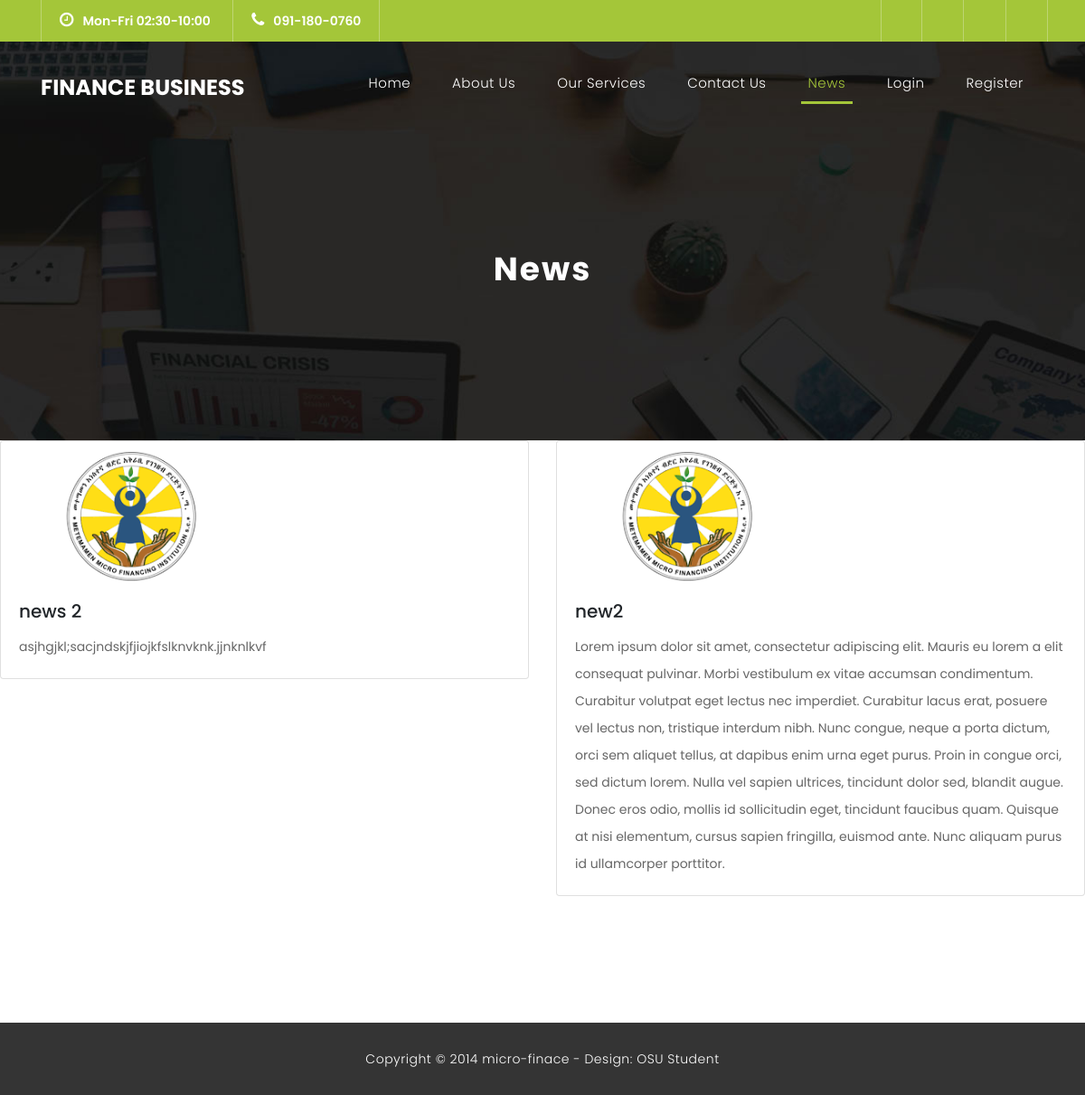
Before: /bb/news.php with the older database file.
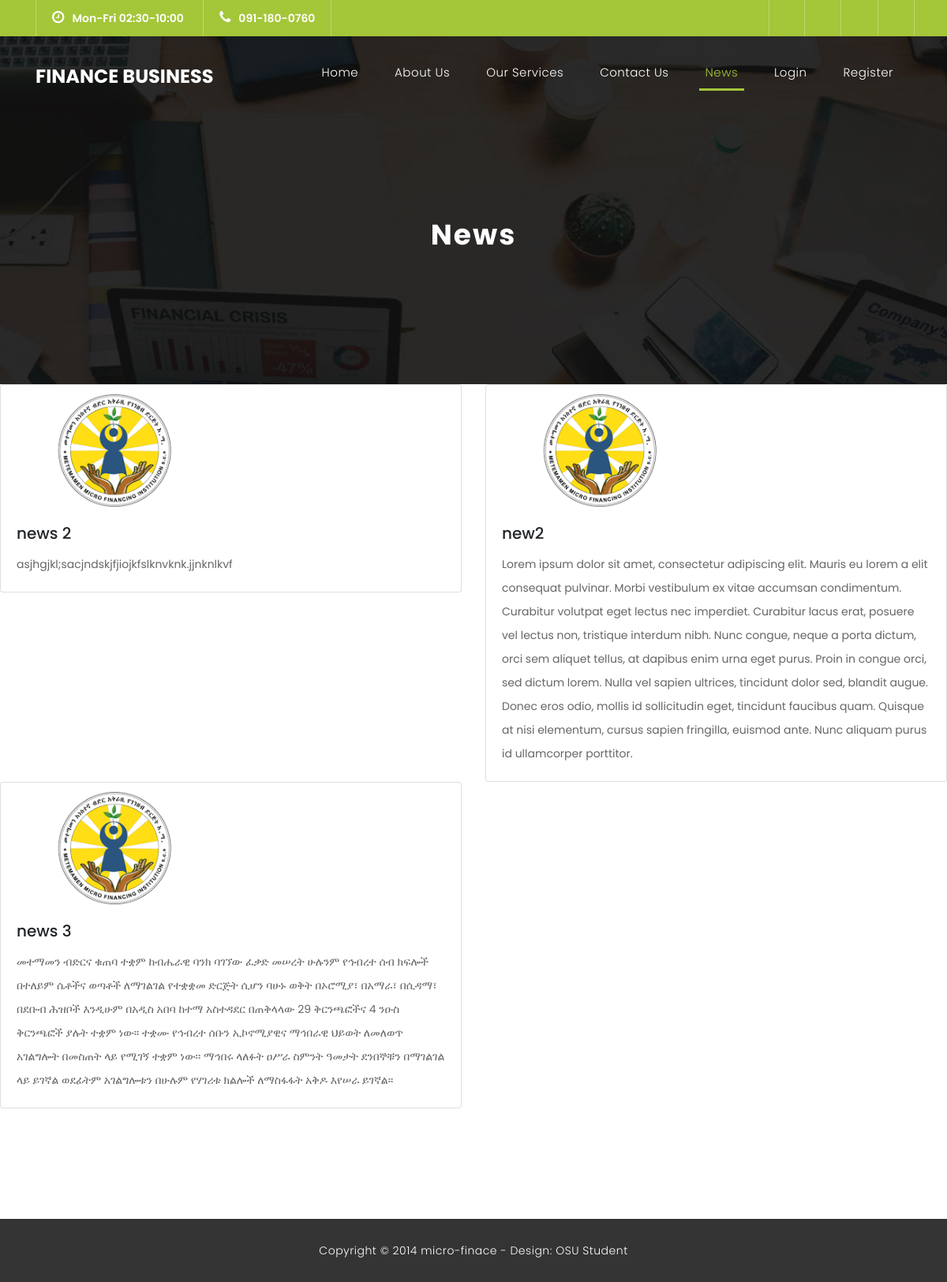
After: the same page with the newer database file.
### tables this page shows
CREATE TABLE `news` (
  `id` int(11) NOT NULL,
  `man_id` int(11) NOT NULL,
  `title` text NOT NULL,
  `description` text NOT NULL,
  `image` varchar(100) DEFAULT NULL,
  `date` date NOT NULL DEFAULT current_timestamp()
);

### bb/news.php (the view, shortened to what this page needs)
<!DOCTYPE html>
<html lang="en">
<head>
    <link href="vendor/bootstrap/css/bootstrap.min.css" rel="stylesheet">
    <link rel="stylesheet" href="assets/css/fontawesome.css">
    <link rel="stylesheet" href="assets/css/templatemo-finance-business.css">
    <link rel="stylesheet" href="assets/css/owl.css">
</head>
<body>
    <div class="sub-header">
        <div class="container">
            <div class="row">
                <div class="col-md-8 col-xs-12">
                    <ul class="left-info">
                        <li><a href="#"><i class="fa fa-clock-o"></i>Mon-Fri 02:30-10:00</a></li>
                        <li><a href="#"><i class="fa fa-phone"></i>091-180-0760</a></li>
                    </ul>
                </div>
                <div class="col-md-4">
                    <ul class="right-icons">
                        <li><a href="#"><i class="fa "></i></a></li>
                        <li><a href="#"><i class="fa "></i></a></li>
                        <li><a href="#"><i class="fa "></i></a></li>
                        <li><a href="#"><i class="fa "></i></a></li>
                    </ul>
                </div>
            </div>
        </div>
    </div>
    <header class="">
        <nav class="navbar navbar-expand-lg">
            <div class="container">
                <a class="navbar-brand" href="../index.php">
                    <h2>Finance Business</h2>
                </a>
                <div class="collapse navbar-collapse" id="navbarResponsive">
                    <ul class="navbar-nav ml-auto">
                        <li class="nav-item">
                            <a class="nav-link" href="../index.php">Home
                            </a>
                        </li>
                        <li class="nav-item ">
                            <a class="nav-link" href="about.html">About Us</a>
                        </li>
                        <li class="nav-item">
                            <a class="nav-link" href="servicesss.html">Our Services</a>
                        </li>
                        <li class="nav-item">
                            <a class="nav-link" href="contact.html">Contact Us</a>
                        </li>
                        <li class="nav-item">
                            <a class="nav-link active" href="news.php">News</a>
                          </li>
                        <li class="nav-item">
                            <a class="nav-link" href="../login.php">Login</a>
                        </li>
                        <li class="nav-item">
                            <a class="nav-link" href="../customer_registration.php">Register</a>
                        </li>
                    </ul>
                </div>
            </div>
        </nav>
    </header>
    <div class="page-heading header-text">
        <div class="container">
            <div class="row">
                <div class="col-md-12">
                    <h1>news</h1>
                </div>
            </div>
        </div>
    </div>
<?php
function news(){
include '../connect.php';
    $sql = "SELECT * FROM news";
    $result = mysqli_query($conn, $sql);
    echo "<div class= 'row mt-10'>";
    if (mysqli_num_rows($result) > 0) {
        while($row = mysqli_fetch_assoc($result)) {
            echo "<div class='col-md-6 pt-10'>";
            echo "<div class='card'>";
            echo "<img class='product-image' src='../dist/img/logo1.png' alt='Card image cap' style='
            margin-top: 10px;
            width: 50%;
        '>";
            echo "<div class='card-body'>";
            echo "<h5 class='card-title'>".$row['title']."</h5>";
            echo "<p class='card-text'>".$row['description']."</p>";
            echo "</div>";
            echo "</div>";
            echo "</div>";
}
}
echo "</div>";
}
news();
?>
    <div class="sub-footer">
        <div class="container">
            <div class="row">
                <div class="col-md-12">
                    <p>Copyright &copy; 2014 micro-finace
                        - Design: <a rel="nofollow noopener" href="https://templatemo.com" target="_blank">OSU
                            Student</a></p>
                </div>
            </div>
        </div>
    </div>
</body>
</html>

### bb/assets/css/templatemo-finance-business.css (style rules this page uses)
body { font-family: 'Poppins', sans-serif; overflow-x: hidden; text-rendering: optimizeLegibility; -webkit-font-smoothing: antialiased; -moz-osx-font-smoothing: grayscale; }
p { margin-bottom: 0px; font-size: 14px; color: #666666; line-height: 30px; }
a { text-decoration: none!important; }
ul { padding: 0; margin: 0; list-style: none; }
h1,h2,h3,h4,h5,h6 { margin: 0px; }
.sub-header { background-color: #a4c639; height: 46px; line-height: 46px; }
.sub-header ul li { display: inline-block; }
.sub-header ul.left-info li { border-left: 1px solid rgba(250,250,250,0.3); padding: 0px 20px; }
.sub-header ul.left-info li:last-child { border-right: 1px solid rgba(250,250,250,0.3); }
.sub-header ul.left-info li i { margin-right: 10px; font-size: 18px; }
.sub-header ul.left-info li a { color: #fff; font-size: 14px; font-weight: 600; }
.sub-header ul.right-icons { float: right; }
.sub-header ul.right-icons li { margin-right: -4px; width: 46px; display: inline-block; text-align: center; border-right: 1px solid rgba(250,250,250,0.3); }
.sub-header ul.right-icons li:first-child { border-left: 1px solid rgba(250,250,250,0.3); }
header { position: absolute; z-index: 99999; width: 100%; background-color: transparent!important; height: 80px; -webkit-transition: all 0.3s ease-in-out 0s; -moz-transition: all 0.3s ease-in-out 0s; -o-transition: all 0.3s ease-in-out 0s; transition: all 0.3s ease-in-out 0s; }
header .navbar { padding: 20px 0px; }
.navbar .navbar-brand { float: left; margin-top: 12px; outline: none; }
.navbar .navbar-brand h2 { color: #fff; text-transform: uppercase; font-size: 24px; font-weight: 700; -webkit-transition: all .3s ease 0s; -moz-transition: all .3s ease 0s; -o-transition: all .3s ease 0s; transition: all .3s ease 0s; }
#navbarResponsive { z-index: 999; }
.navbar-collapse { text-align: center; }
.navbar .navbar-nav .nav-item { margin: 0px 15px; }
.navbar .navbar-nav a.nav-link { text-transform: capitalize; font-size: 15px; font-weight: 300; letter-spacing: 0.5px; color: #fff; transition: all 0.5s; margin-top: 5px; }
.navbar .navbar-nav .nav-link:hover, .navbar .navbar-nav .active>.nav-link, .navbar .navbar-nav .nav-link.active, .navbar .navbar-nav .nav-link.show, .navbar .navbar-nav .show>.nav-link { color: #a4c639; border-bottom: 3px solid #a4c639; }
*, *:before, *:after { -webkit-box-sizing: border-box; box-sizing: border-box; -webkit-font-smoothing: antialiased; -moz-osx-font-smoothing: grayscale; }
.sub-footer { background-color: #343434; text-align: center; padding: 25px 0px; }
.sub-footer p { color: #fff; font-weight: 300; letter-spacing: 0.5px; }
.sub-footer a { color: #fff; }
.page-heading { text-align: center; background-image: url(../images/page-heading-bg.jpg); background-position: center center; background-repeat: no-repeat; background-size: cover; padding: 230px 0px 150px 0px; color: #fff; }
.page-heading h1 { text-transform: capitalize; font-size: 36px; font-weight: 700; letter-spacing: 2px; margin-bottom: 18px; }

Changed rows visible on the page:
added news: title "news 3", description "መተማመን ብድርና ቁጠባ ተቋም ከብሔራዊ ባንክ ባገኘው ፈቃድ መሠረት ሁሉንም የኅብረተ ሰብ ክፍሎች በተለይም ሴቶችና ወጣቶች ለማገልገል የተቋቋመ ድርጅት ሲሆን ባሁኑ ወቅት በኦሮሚያ፣ በአማራ፣ በሲዳማ፣ በደቡብ ሕዝቦች እንዲሁም በአዲስ አበባ ከተማ አስተዳደር በጠቅላላው 29 ቅርንጫፎችና 4 ንዑስ ቅርንጫፎች ያሉት ተቋም ነው። ተቋሙ የኅብረተ ሰቡን ኢኮኖሚያዊና ማኅበራዊ ህይወት ለመለወጥ አገልግሎት በመስጠት ላይ የሚገኝ ተቋም ነው፡፡ ማኅበሩ ላለፉት ዐሥራ ስምንት ዓመታት ደንበኞቹን በማገልገል ላይ ይገኛል ወደፊትም አገልግሎቱን በሁሉም የሃገሪቱ ክልሎች ለማስፋፋት አቅዶ እየሠራ ይገኛል።"
